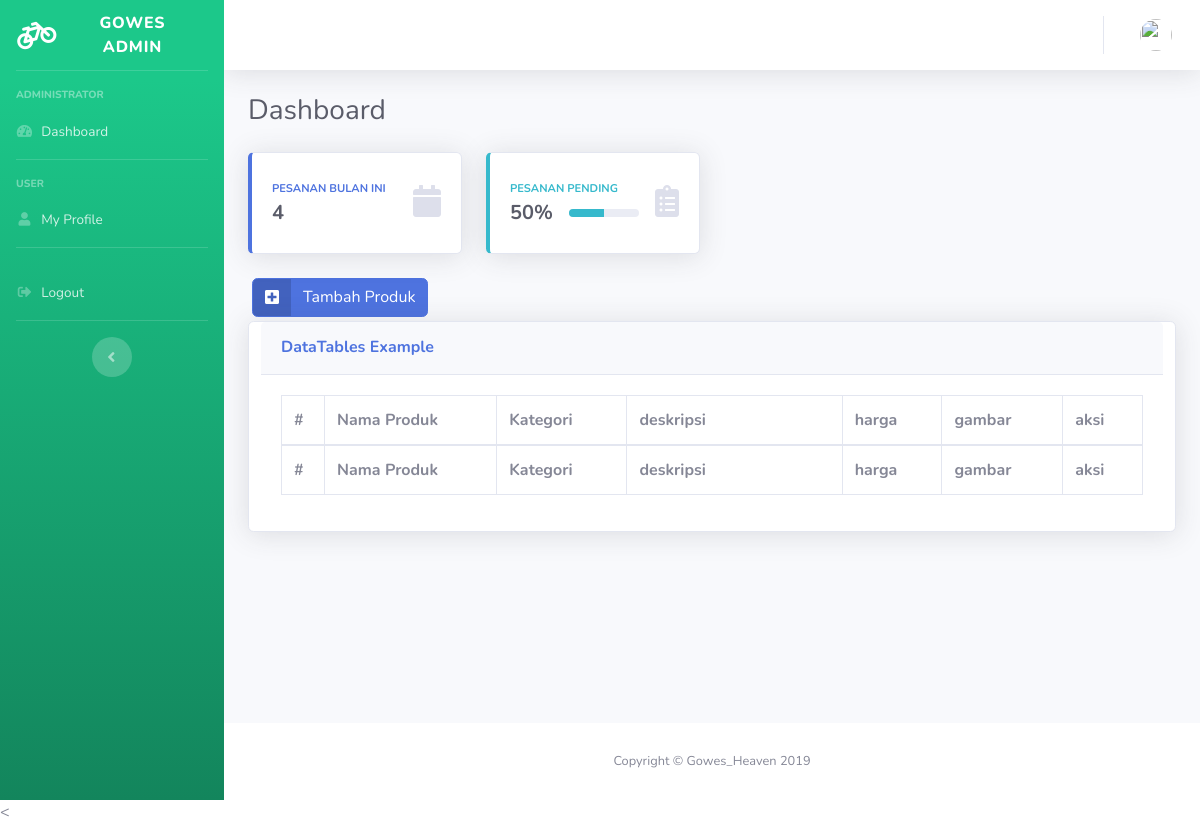
The app's page /index.php/admin, older data.
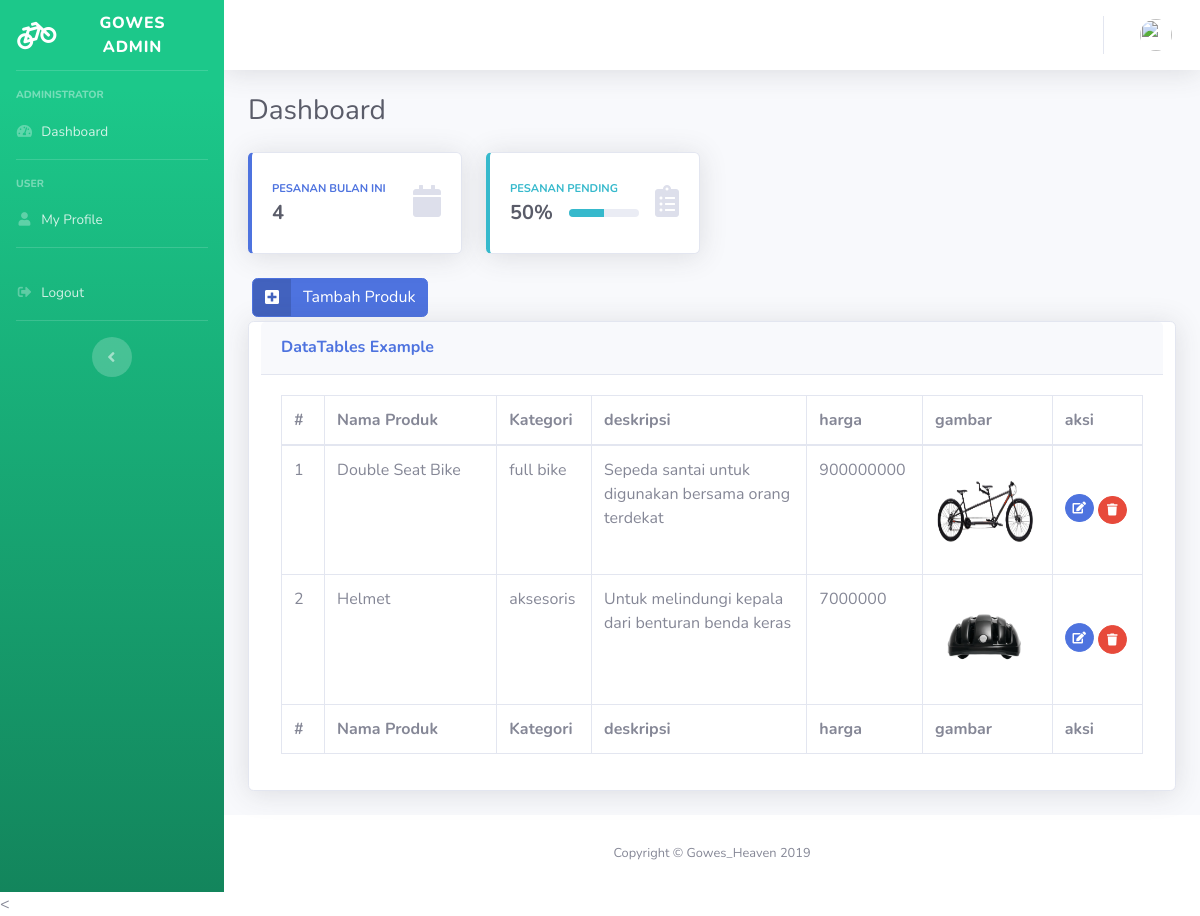
The same page, newer data.
### tables this page shows
CREATE TABLE `product_index` (
  `id` int(11) NOT NULL,
  `nama` varchar(128) NOT NULL,
  `kategori` varchar(128) NOT NULL,
  `deskripsi` varchar(4096) NOT NULL,
  `harga` int(11) NOT NULL,
  `gambar` varchar(128) NOT NULL
);

### application/controllers/Admin.php (called while the page is built, shortened)
<?php
class Admin extends CI_Controller
{
	public function index()
	{
		$data['title'] = 'Dashboard';
		$data['user'] = $this->db->get_where('user', ['email' => $this->session->userdata('email')])->row_array();
		$this->load->model('Admin_model');
		$data['product_index'] = $this->Admin_model->getAllProduct();
		$this->load->view('templates/admin_header', $data);
		$this->load->view('templates/admin_sidebar', $data);
		$this->load->view('templates/admin_topbar', $data);
		$this->load->view('admin/index', $data);
		$this->load->view('templates/admin_footer');
	}
}

### index.php (called while the page is built, shortened)
<?php
require_once BASEPATH.'core/CodeIgniter.php';

### application/models/Admin_model.php (called while the page is built, shortened)
<?php
class Admin_model extends CI_Model
{
    public function getAllProduct()
    {
        return $this->db->get('product_index')->result_array();
    }
}

### application/views/admin/index.php (the view, shortened to what this page needs)
<div class="container-fluid">
  <h1 class="h3 mb-4 text-gray-800"><?= $title; ?></h1>
  <div class="row">
    <div class="col-xl-3 col-md-6 mb-4">
      <div class="card border-left-primary shadow h-100 py-2">
        <div class="card-body">
          <div class="row no-gutters align-items-center">
            <div class="col mr-2">
              <div class="text-xs font-weight-bold text-primary text-uppercase mb-1">Pesanan bulan ini</div>
              <div class="h5 mb-0 font-weight-bold text-gray-800">4</div>
            </div>
            <div class="col-auto">
              <i class="fas fa-calendar fa-2x text-gray-300"></i>
            </div>
          </div>
        </div>
      </div>
    </div>
    <div class="col-xl-3 col-md-6 mb-4">
      <div class="card border-left-info shadow h-100 py-2">
        <div class="card-body">
          <div class="row no-gutters align-items-center">
            <div class="col mr-2">
              <div class="text-xs font-weight-bold text-info text-uppercase mb-1">Pesanan pending</div>
              <div class="row no-gutters align-items-center">
                <div class="col-auto">
                  <div class="h5 mb-0 mr-3 font-weight-bold text-gray-800">50%</div>
                </div>
                <div class="col">
                  <div class="progress progress-sm mr-2">
                    <div class="progress-bar bg-info" role="progressbar" style="width: 50%" aria-valuenow="50" aria-valuemin="0" aria-valuemax="100"></div>
                  </div>
                </div>
              </div>
            </div>
            <div class="col-auto">
              <i class="fas fa-clipboard-list fa-2x text-gray-300"></i>
            </div>
          </div>
        </div>
      </div>
    </div>
  </div>
  <div class="row ml-1">
    <a href="#" class="btn btn-primary btn-icon-split" data-toggle="modal" data-target="#formModal" data-title="Tambah Produk">
      <span class="icon text-white-10">
        <i class="fas fa-plus-square  mt-1"></i>
      </span>
      <span class="text">Tambah Produk</span>
    </a>
  </div>
  <div class="card shadow mb-4 mt-1 col-lg-12">
    <div class="card-header py-3">
      <h6 class="m-0 font-weight-bold text-primary">DataTables Example</h6>
    </div>
    <div class="card-body">
      <div class="table-responsive">
        <table class="table table-bordered" id="dataTable" width="100%" cellspacing="0">
          <thead>
            <tr>
              <th>#</th>
              <th>Nama Produk</th>
              <th>Kategori</th>
              <th>deskripsi</th>
              <th>harga</th>
              <th>gambar</th>
              <th>aksi</th>
            </tr>
          </thead>
          <tfoot>
            <tr>
              <th width=5%>#</th>
              <th width=20%>Nama Produk</th>
              <th>Kategori</th>
              <th width=25%>deskripsi</th>
              <th>harga</th>
              <th>gambar</th>
              <th>aksi</th>
            </tr>
          </tfoot>
          <tbody>
            <?php $no = 1; ?>
            <?php foreach ($product_index as $pindex) : ?>
              <tr>
                <td><?= $no++ ?></td>
                <td><?= $pindex['nama'] ?></td>
                <td><?= $pindex['kategori'] ?></td>
                <td><?= $pindex['deskripsi'] ?></td>
                <td><?= $pindex['harga'] ?></td>
                <td>
                  <img src="<?= base_url('assets/img/product/') . $pindex['gambar']; ?>" alt="" style="width: 100px;height: 100px;">
                </td>
                <td class="py-5">
                  <a href="#" class="btn btn-primary btn-circle btn-sm mb-1" data-toggle="modal" data-target="#formModal" data-title="Edit Produk" data-idproduk="<?= $pindex['id'] ?>" data-nama="<?= $pindex['nama'] ?>" data-kategori="<?= $pindex['kategori'] ?>" data-deskripsi="<?= $pindex['deskripsi'] ?>" data-harga="<?= $pindex['harga'] ?>" data-gambar="<?= $pindex['gambar']; ?>">
                    <i class="fas fa-edit"></i>
                  </a>
                  <a href="#" class="btn btn-danger btn-circle btn-sm">
                    <i class="fas fa-trash"></i>
                  </a>
                </td>
              </tr>
            <?php endforeach; ?>
          </tbody>
        </table>
      </div>
    </div>
  </div>
</div>
</div>

Row changes from the older to the newer data that the page shows:
added product_index: nama "Double Seat Bike", kategori "full bike", deskripsi "Sepeda santai untuk digunakan bersama orang terdekat", harga "900000000", gambar (picture)
added product_index: nama "Helmet", kategori "aksesoris", deskripsi "Untuk melindungi kepala dari benturan benda keras", harga "7000000", gambar (picture)
